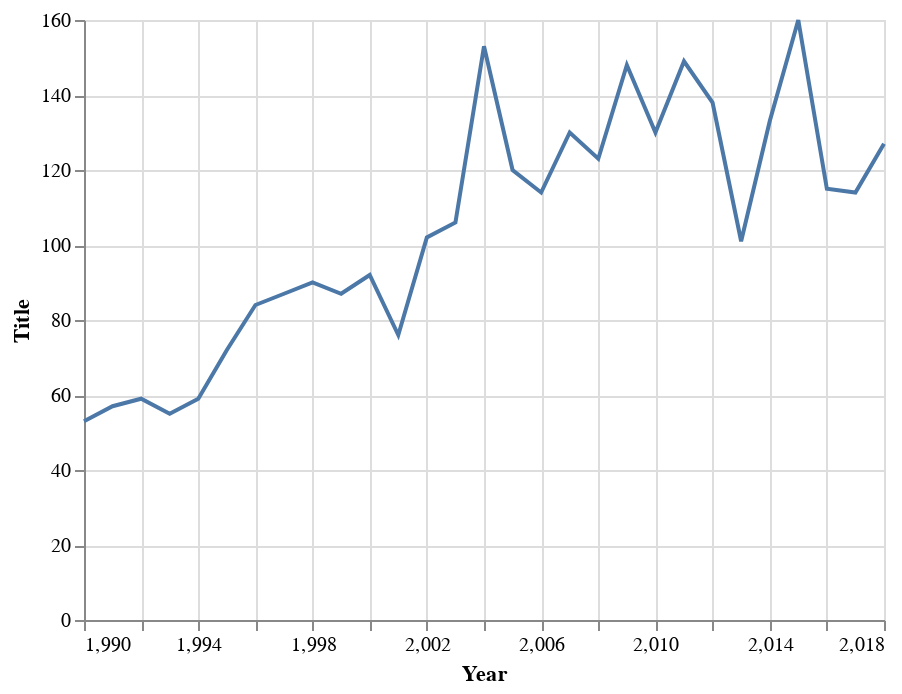

Notebook code for this chart:
### Code cell
## Revised version

to_plot1 = df.groupby('Year').count().reset_index()
alt.Chart(to_plot1).mark_line().encode(
    x = "Year:Q",
    y = "Title:Q"
)

### Figure 1 — Vega-Lite specification as saved in the notebook (floating-point values rounded to 4 significant figures)
{"config": {"view": {"continuousWidth": 400, "continuousHeight": 300}}, "data": {"name": "data-6688ecac96444aa6d9588113acd70a4e"}, "mark": "line", "encoding": {"x": {"type": "quantitative", "field": "Year"}, "y": {"type": "quantitative", "field": "Title"}}, "$schema": "https://vega.github.io/schema/vega-lite/v4.8.1.json", "datasets": {"data-6688ecac96444aa6d9588113acd70a4e": [{"Year": 1990, "Conference": 53, "Title": 53, "DOI": 53, "Link": 53, "FirstPage": 53, "LastPage": 52, "PaperType": 53, "Abstract": 53, "AuthorNames-Deduped": 53, "AuthorNames": 53, "AuthorAffiliation": 52, "InternalReferences": 1, "AuthorKeywords": 0, "AminerCitationCount_02-2020": 52, "XploreCitationCount - 2020-01": 53, "PubsCited": 53, "Award": 1}, {"Year": 1991, "Conference": 57, "Title": 57, "DOI": 57, "Link": 57, "FirstPage": 57, "LastPage": 56, "PaperType": 57, "Abstract": 57, "AuthorNames-Deduped": 57, "AuthorNames": 57, "AuthorAffiliation": 50, "InternalReferences": 9, "AuthorKeywords": 1, "AminerCitationCount_02-2020": 49, "XploreCitationCount - 2020-01": 57, "PubsCited": 57, "Award": 1}, {"Year": 1992, "Conference": 59, "Title": 59, "DOI": 59, "Link": 59, "FirstPage": 59, "LastPage": 59, "PaperType": 59, "Abstract": 59, "AuthorNames-Deduped": 59, "AuthorNames": 59, "AuthorAffiliation": 53, "InternalReferences": 28, "AuthorKeywords": 3, "AminerCitationCount_02-2020": 50, "XploreCitationCount - 2020-01": 59, "PubsCited": 59, "Award": 1}, {"Year": 1993, "Conference": 55, "Title": 55, "DOI": 55, "Link": 55, "FirstPage": 55, "LastPage": 55, "PaperType": 55, "Abstract": 55, "AuthorNames-Deduped": 55, "AuthorNames": 55, "AuthorAffiliation": 55, "InternalReferences": 29, "AuthorKeywords": 3, "AminerCitationCount_02-2020": 48, "XploreCitationCount - 2020-01": 55, "PubsCited": 55, "Award": 3}, {"Year": 1994, "Conference": 59, "Title": 59, "DOI": 59, "Link": 59, "FirstPage": 59, "LastPage": 59, "PaperType": 59, "Abstract": 59, "AuthorNames-Deduped": 59, "AuthorNames": 59, "AuthorAffiliation": 59, "InternalReferences": 33, "AuthorKeywords": 2, "AminerCitationCount_02-2020": 57, "XploreCitationCount - 2020-01": 59, "PubsCited": 59, "Award": 4}, {"Year": 1995, "Conference": 72, "Title": 72, "DOI": 72, "Link": 72, "FirstPage": 72, "LastPage": 72, "PaperType": 72, "Abstract": 72, "AuthorNames-Deduped": 72, "AuthorNames": 72, "AuthorAffiliation": 72, "InternalReferences": 42, "AuthorKeywords": 9, "AminerCitationCount_02-2020": 68, "XploreCitationCount - 2020-01": 72, "PubsCited": 72, "Award": 1}, {"Year": 1996, "Conference": 84, "Title": 84, "DOI": 84, "Link": 84, "FirstPage": 84, "LastPage": 84, "PaperType": 84, "Abstract": 84, "AuthorNames-Deduped": 84, "AuthorNames": 84, "AuthorAffiliation": 83, "InternalReferences": 50, "AuthorKeywords": 21, "AminerCitationCount_02-2020": 83, "XploreCitationCount - 2020-01": 84, "PubsCited": 84, "Award": 3}, {"Year": 1997, "Conference": 88, "Title": 87, "DOI": 88, "Link": 88, "FirstPage": 88, "LastPage": 88, "PaperType": 88, "Abstract": 88, "AuthorNames-Deduped": 88, "AuthorNames": 88, "AuthorAffiliation": 86, "InternalReferences": 66, "AuthorKeywords": 41, "AminerCitationCount_02-2020": 86, "XploreCitationCount - 2020-01": 88, "PubsCited": 88, "Award": 3}, {"Year": 1998, "Conference": 90, "Title": 90, "DOI": 90, "Link": 90, "FirstPage": 90, "LastPage": 90, "PaperType": 90, "Abstract": 90, "AuthorNames-Deduped": 90, "AuthorNames": 90, "AuthorAffiliation": 89, "InternalReferences": 68, "AuthorKeywords": 44, "AminerCitationCount_02-2020": 88, "XploreCitationCount - 2020-01": 90, "PubsCited": 90, "Award": 3}, {"Year": 1999, "Conference": 87, "Title": 87, "DOI": 87, "Link": 87, "FirstPage": 87, "LastPage": 85, "PaperType": 87, "Abstract": 87, "AuthorNames-Deduped": 87, "AuthorNames": 87, "AuthorAffiliation": 85, "InternalReferences": 68, "AuthorKeywords": 44, "AminerCitationCount_02-2020": 87, "XploreCitationCount - 2020-01": 87, "PubsCited": 87, "Award": 1}, {"Year": 2000, "Conference": 92, "Title": 92, "DOI": 92, "Link": 92, "FirstPage": 92, "LastPage": 92, "PaperType": 92, "Abstract": 92, "AuthorNames-Deduped": 92, "AuthorNames": 92, "AuthorAffiliation": 89, "InternalReferences": 77, "AuthorKeywords": 66, "AminerCitationCount_02-2020": 91, "XploreCitationCount - 2020-01": 92, "PubsCited": 92, "Award": 0}, {"Year": 2001, "Conference": 76, "Title": 76, "DOI": 76, "Link": 76, "FirstPage": 76, "LastPage": 76, "PaperType": 76, "Abstract": 76, "AuthorNames-Deduped": 76, "AuthorNames": 76, "AuthorAffiliation": 73, "InternalReferences": 59, "AuthorKeywords": 63, "AminerCitationCount_02-2020": 74, "XploreCitationCount - 2020-01": 76, "PubsCited": 76, "Award": 1}, {"Year": 2002, "Conference": 102, "Title": 102, "DOI": 102, "Link": 102, "FirstPage": 102, "LastPage": 102, "PaperType": 102, "Abstract": 102, "AuthorNames-Deduped": 102, "AuthorNames": 102, "AuthorAffiliation": 99, "InternalReferences": 85, "AuthorKeywords": 83, "AminerCitationCount_02-2020": 100, "XploreCitationCount - 2020-01": 102, "PubsCited": 102, "Award": 3}, {"Year": 2003, "Conference": 106, "Title": 106, "DOI": 106, "Link": 106, "FirstPage": 104, "LastPage": 103, "PaperType": 106, "Abstract": 106, "AuthorNames-Deduped": 106, "AuthorNames": 104, "AuthorAffiliation": 103, "InternalReferences": 88, "AuthorKeywords": 102, "AminerCitationCount_02-2020": 93, "XploreCitationCount - 2020-01": 106, "PubsCited": 106, "Award": 2}, {"Year": 2004, "Conference": 153, "Title": 153, "DOI": 153, "Link": 153, "FirstPage": 153, "LastPage": 151, "PaperType": 153, "Abstract": 153, "AuthorNames-Deduped": 153, "AuthorNames": 153, "AuthorAffiliation": 147, "InternalReferences": 83, "AuthorKeywords": 97, "AminerCitationCount_02-2020": 149, "XploreCitationCount - 2020-01": 153, "PubsCited": 153, "Award": 4}, {"Year": 2005, "Conference": 120, "Title": 120, "DOI": 120, "Link": 120, "FirstPage": 120, "LastPage": 120, "PaperType": 120, "Abstract": 120, "AuthorNames-Deduped": 120, "AuthorNames": 120, "AuthorAffiliation": 108, "InternalReferences": 104, "AuthorKeywords": 114, "AminerCitationCount_02-2020": 119, "XploreCitationCount - 2020-01": 120, "PubsCited": 120, "Award": 1}, {"Year": 2006, "Conference": 114, "Title": 114, "DOI": 114, "Link": 114, "FirstPage": 114, "LastPage": 114, "PaperType": 114, "Abstract": 114, "AuthorNames-Deduped": 114, "AuthorNames": 114, "AuthorAffiliation": 89, "InternalReferences": 101, "AuthorKeywords": 112, "AminerCitationCount_02-2020": 114, "XploreCitationCount - 2020-01": 114, "PubsCited": 114, "Award": 2}, {"Year": 2007, "Conference": 130, "Title": 130, "DOI": 130, "Link": 130, "FirstPage": 130, "LastPage": 130, "PaperType": 130, "Abstract": 130, "AuthorNames-Deduped": 130, "AuthorNames": 130, "AuthorAffiliation": 115, "InternalReferences": 98, "AuthorKeywords": 106, "AminerCitationCount_02-2020": 129, "XploreCitationCount - 2020-01": 130, "PubsCited": 130, "Award": 5}, {"Year": 2008, "Conference": 123, "Title": 123, "DOI": 123, "Link": 123, "FirstPage": 109, "LastPage": 109, "PaperType": 123, "Abstract": 123, "AuthorNames-Deduped": 123, "AuthorNames": 123, "AuthorAffiliation": 115, "InternalReferences": 92, "AuthorKeywords": 90, "AminerCitationCount_02-2020": 122, "XploreCitationCount - 2020-01": 123, "PubsCited": 123, "Award": 6}, {"Year": 2009, "Conference": 148, "Title": 148, "DOI": 148, "Link": 148, "FirstPage": 131, "LastPage": 131, "PaperType": 148, "Abstract": 148, "AuthorNames-Deduped": 148, "AuthorNames": 148, "AuthorAffiliation": 145, "InternalReferences": 112, "AuthorKeywords": 110, "AminerCitationCount_02-2020": 146, "XploreCitationCount - 2020-01": 148, "PubsCited": 148, "Award": 13}, {"Year": 2010, "Conference": 130, "Title": 130, "DOI": 130, "Link": 130, "FirstPage": 130, "LastPage": 130, "PaperType": 130, "Abstract": 130, "AuthorNames-Deduped": 130, "AuthorNames": 130, "AuthorAffiliation": 114, "InternalReferences": 103, "AuthorKeywords": 106, "AminerCitationCount_02-2020": 129, "XploreCitationCount - 2020-01": 130, "PubsCited": 130, "Award": 12}, {"Year": 2011, "Conference": 149, "Title": 149, "DOI": 149, "Link": 149, "FirstPage": 149, "LastPage": 149, "PaperType": 149, "Abstract": 149, "AuthorNames-Deduped": 149, "AuthorNames": 149, "AuthorAffiliation": 147, "InternalReferences": 117, "AuthorKeywords": 108, "AminerCitationCount_02-2020": 148, "XploreCitationCount - 2020-01": 149, "PubsCited": 149, "Award": 11}, {"Year": 2012, "Conference": 138, "Title": 138, "DOI": 138, "Link": 138, "FirstPage": 138, "LastPage": 138, "PaperType": 138, "Abstract": 138, "AuthorNames-Deduped": 138, "AuthorNames": 138, "AuthorAffiliation": 137, "InternalReferences": 113, "AuthorKeywords": 104, "AminerCitationCount_02-2020": 137, "XploreCitationCount - 2020-01": 138, "PubsCited": 138, "Award": 10}, {"Year": 2013, "Conference": 101, "Title": 101, "DOI": 101, "Link": 101, "FirstPage": 101, "LastPage": 101, "PaperType": 101, "Abstract": 101, "AuthorNames-Deduped": 101, "AuthorNames": 101, "AuthorAffiliation": 101, "InternalReferences": 101, "AuthorKeywords": 101, "AminerCitationCount_02-2020": 101, "XploreCitationCount - 2020-01": 101, "PubsCited": 101, "Award": 10}, {"Year": 2014, "Conference": 133, "Title": 133, "DOI": 133, "Link": 133, "FirstPage": 133, "LastPage": 133, "PaperType": 133, "Abstract": 133, "AuthorNames-Deduped": 133, "AuthorNames": 133, "AuthorAffiliation": 133, "InternalReferences": 130, "AuthorKeywords": 132, "AminerCitationCount_02-2020": 132, "XploreCitationCount - 2020-01": 133, "PubsCited": 133, "Award": 10}, {"Year": 2015, "Conference": 160, "Title": 160, "DOI": 160, "Link": 160, "FirstPage": 160, "LastPage": 160, "PaperType": 160, "Abstract": 160, "AuthorNames-Deduped": 160, "AuthorNames": 160, "AuthorAffiliation": 158, "InternalReferences": 125, "AuthorKeywords": 121, "AminerCitationCount_02-2020": 159, "XploreCitationCount - 2020-01": 160, "PubsCited": 160, "Award": 7}, {"Year": 2016, "Conference": 115, "Title": 115, "DOI": 115, "Link": 115, "FirstPage": 115, "LastPage": 115, "PaperType": 115, "Abstract": 115, "AuthorNames-Deduped": 115, "AuthorNames": 115, "AuthorAffiliation": 114, "InternalReferences": 114, "AuthorKeywords": 99, "AminerCitationCount_02-2020": 114, "XploreCitationCount - 2020-01": 115, "PubsCited": 115, "Award": 10}, {"Year": 2017, "Conference": 114, "Title": 114, "DOI": 114, "Link": 114, "FirstPage": 114, "LastPage": 114, "PaperType": 114, "Abstract": 114, "AuthorNames-Deduped": 114, "AuthorNames": 114, "AuthorAffiliation": 113, "InternalReferences": 112, "AuthorKeywords": 112, "AminerCitationCount_02-2020": 101, "XploreCitationCount - 2020-01": 114, "PubsCited": 114, "Award": 9}, {"Year": 2018, "Conference": 127, "Title": 127, "DOI": 127, "Link": 127, "FirstPage": 127, "LastPage": 127, "PaperType": 127, "Abstract": 127, "AuthorNames-Deduped": 127, "AuthorNames": 127, "AuthorAffiliation": 127, "InternalReferences": 125, "AuthorKeywords": 127, "AminerCitationCount_02-2020": 96, "XploreCitationCount - 2020-01": 126, "PubsCited": 127, "Award": 11}]}}
